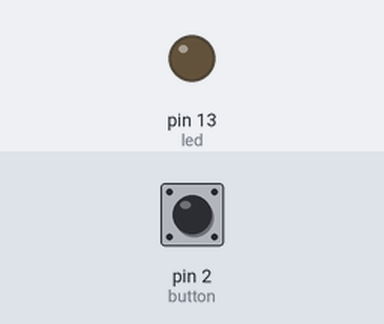
The sketch below on a simulated Arduino Uno, built with avr-gcc and run on an emulated ATmega328P. Shown: output pins drawn as LEDs (lit = HIGH). Dashed ring = blinking. The inputs (shaded band) are chosen by the test bench; at power-on: pin 2 (button) LOW.

Above: at 1.2 s.
1.3 s: pin 2 (button) pulled HIGH for 1 s
At 1.75 s:
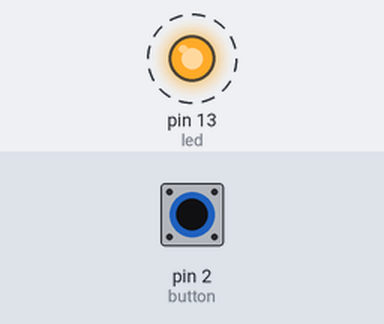
4.0 s: pin 2 (button) pulled HIGH for 0.15 s
At 5.3 s:
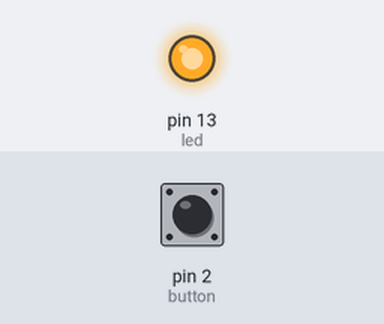
5.8 s: pin 2 (button) pulled HIGH for 3.2 s
At 10.1 s:
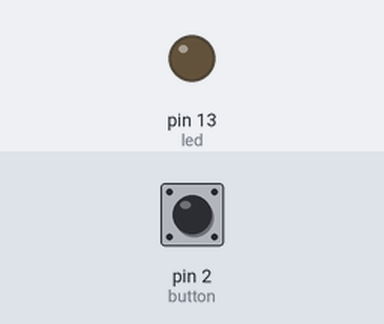
Timing chart, 0 to 11.6 s (numbered marks = the images above; inputs shaded):
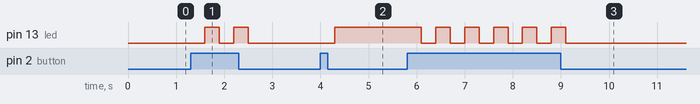

Measured:
- after the input at 1.3 s, pin 13 (led): alternates HIGH for 0.30 s and LOW for 0.30 s, 4 changes in all, then stays LOW, starting after 0.30 s
- after the input at 4.0 s, pin 13 (led): LOW → HIGH after 0.30 s
- after the input at 5.8 s, pin 13 (led): alternates HIGH for 0.30 s and LOW for 0.30 s, 11 changes in all, then stays LOW, starting after 0.30 s

The sketch:

Prak_MCU_1_PerangkaianLEDdanSaklar.ino
```cpp
int button = 2;
int nilaitombol;
int count;
int led = 13;

void setup() {
  pinMode(button, INPUT);
  pinMode(led, OUTPUT);
}

void loop() {
  nilaitombol = digitalRead(button);

  if (nilaitombol == 1){
    count++;
    delay(300);
    if (count == 1){
      digitalWrite(led, HIGH);
    }
    if (count == 2){
      digitalWrite(led, LOW);
      count = 0;
    }
  }
}
```
